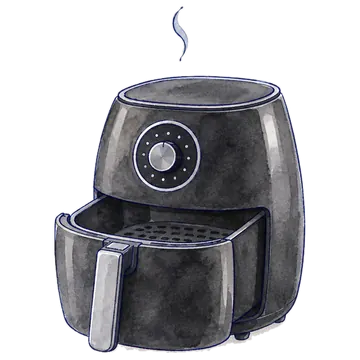
#> input picture antom/img/airfryer-s.webp, 360 x 360 px
$ python -i cutout.py   (imports and definitions only)
#> lines starting #> are read from the running program, lines starting #| are printed output that depends on the picture; after the words box and inside, x2 and y2 are one past the last pixel; in counts of white or black regions, pixels touching at a corner belong together
"""Cut the watercolor plates out of their white paper.

Usage: python3 cutout.py <raw_dir> <out_dir> [names...]
Reads <name>.jpg (the Higgsfield illustrations, about 960 px, white background)
and writes <name>.webp (640 px) and <name>-s.webp (360 px) with transparency,
cropped to a square around the plate - the files in ../img.
"""
import os
import sys

import numpy as np
from PIL import Image, ImageFilter
from scipy import ndimage

RAW, OUT = sys.argv[1], sys.argv[2]
# [1 line that did not run here, left out]
# [1 line not run here, left out]


def cut(path):
#> called with path = '../img/airfryer-s.webp'
    im = Image.open(path).convert('RGB')
    a = np.asarray(im).astype(np.int16)
    lo = a.min(axis=2)
    hi = a.max(axis=2)
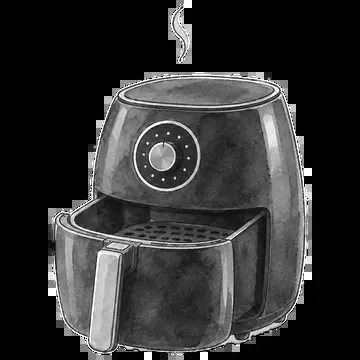
#> hi: shape (360, 360) int16; min 0, max 255, mean 48.9
    sat = hi - lo
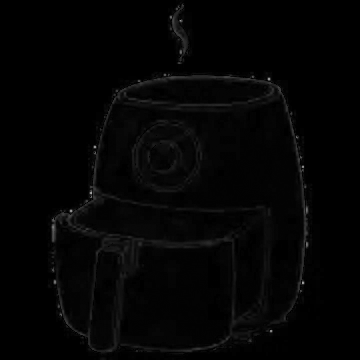
#> sat: shape (360, 360) int16; min 0, max 164, mean 3.9
    # paper and its pale wash shadows: bright and nearly grey
    paper = (lo > 206) & (sat < 26)
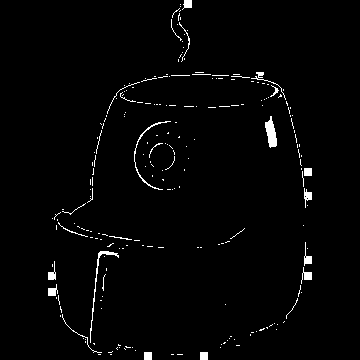
#> paper: shape (360, 360) bool; 1.9% white; 224 white regions (199 under 20 px), largest, box (x1, y1, x2, y2) and area: (265, 116, 277, 148) 233, (90, 251, 119, 343) 190, (134, 121, 171, 190) 152
    barrier = ~paper
    # seal hairline gaps in the inked rims before flooding from the edges
    sealed = ndimage.binary_dilation(barrier, iterations=3)
#> sealed: shape (360, 360) bool; 99.9% white; black in thin lines or dots, all inside (x1, y1, x2, y2) = (51, 0, 309, 360)
    free = ~sealed
    lab, _ = ndimage.label(free)
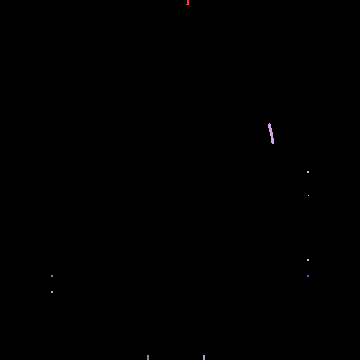
#> lab: shape (360, 360) int32; 11 distinct labels, from 0 to 10; one colour per label, 0 black
    border = np.unique(np.concatenate([lab[0, :], lab[-1, :], lab[:, 0], lab[:, -1]]))
#> border = [0, 1, 9, 10]
    outside = np.isin(lab, border[border > 0])
#> outside: shape (360, 360) bool; 0.02% white in thin lines or dots, all inside (x1, y1, x2, y2) = (147, 0, 205, 360)
    # give back the band the sealing took, but only through paper pixels
    for _ in range(4):
        outside = outside | (ndimage.binary_dilation(outside) & paper)
#> outside: shape (360, 360) bool; 0.14% white; 3 white regions, box (x1, y1, x2, y2) and area: (183, 0, 192, 8) 61, (144, 352, 152, 360) 58, (200, 352, 208, 360) 58
    fg = ~outside
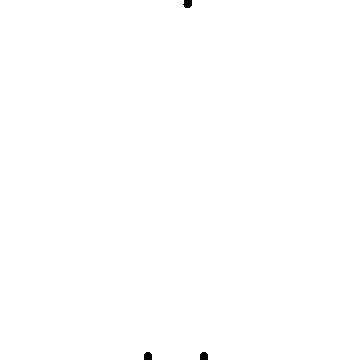
#> fg: shape (360, 360) bool; 99.9% white; 3 black regions, box (x1, y1, x2, y2) and area: (183, 0, 192, 8) 61, (144, 352, 152, 360) 58, (200, 352, 208, 360) 58
    # drop specks of stray wash far from the subject
    lab2, n = ndimage.label(fg)
#> n = 1
    if n > 1:
        sizes = ndimage.sum(fg, lab2, range(1, n + 1))
        keep = np.zeros(n + 1, bool)
        keep[1:] = sizes >= max(400, sizes.max() * 0.004)
        fg = keep[lab2]
    fg = ndimage.binary_fill_holes(fg)
    alpha = Image.fromarray((fg * 255).astype(np.uint8)).filter(ImageFilter.GaussianBlur(1.1))
    al = np.asarray(alpha).astype(np.float32) / 255.0
    rgb = a.astype(np.float32)
    # un-mix the white paper from soft edge pixels
    safe = np.clip(al, 0.05, 1.0)[..., None]
    rgb = np.where(al[..., None] < 0.999, (rgb - (1 - safe) * 255.0) / safe, rgb)
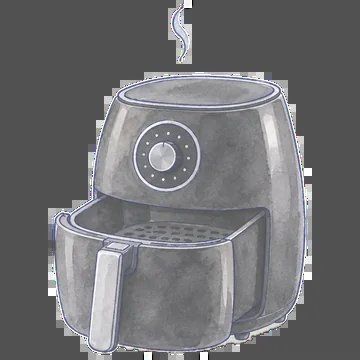
#> rgb: shape (360, 360, 3) float32; mean R, G, B 45.5, 45.5, 48.5; drawn with min black and max white
    rgb = np.clip(rgb, 0, 255)
    out = np.dstack([rgb, al * 255.0]).astype(np.uint8)
    img = Image.fromarray(out, 'RGBA')
    ys, xs = np.nonzero(fg)
    x0, x1, y0, y1 = xs.min(), xs.max(), ys.min(), ys.max()
#> x0 = 0; x1 = 359; y0 = 0; y1 = 359
    w, h = x1 - x0 + 1, y1 - y0 + 1
#> w = 360; h = 360
    side = int(max(w, h) * 1.04)
#> side = 374
    canvas = Image.new('RGBA', (side, side), (0, 0, 0, 0))
#> canvas: PIL image 374x374 RGBA; every value is 0
    canvas.paste(img.crop((x0, y0, x1 + 1, y1 + 1)), ((side - w) // 2, (side - h) // 2))
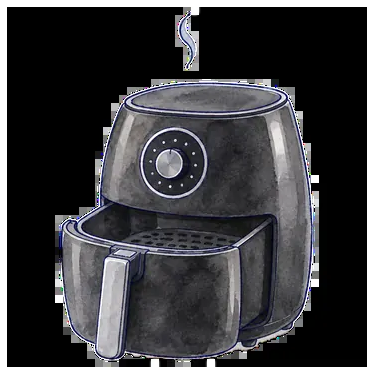
#> canvas: PIL image 374x374 RGBA; mean R, G, B, A 42.2, 42.2, 44.9, 235.9; transparent parts drawn white
    return canvas


# [5 lines not run here, left out]

>>> result = cut('../img/airfryer-s.webp')
